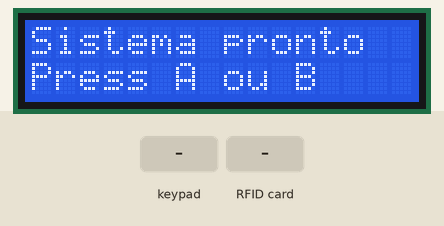
This sketch was run on a simulated ESP32. Shown: 16×2 character LCD. The test bench sets the inputs (shaded band). WiFi joins after 1.5 s; servers stay silent unless stated; uploads are accepted with an empty reply; what the sketch prints to the serial monitor is not drawn.

Above: at 2.8 s.
2.9 s: keypad keys 1 2 3 4 5 6 7 8 pressed 0.4 s apart
At 6.5 s:
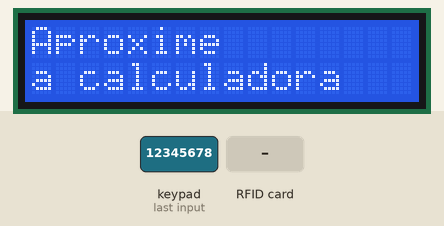
7.6 s: RFID card 12 34 56 78 held to the reader
At 8.6 s:
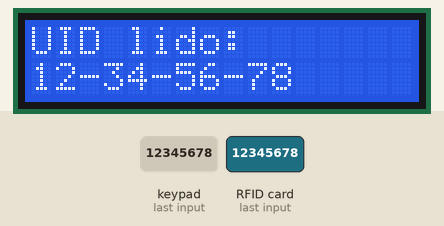
10.6 s: key 'A' pressed
At 10.9 s:
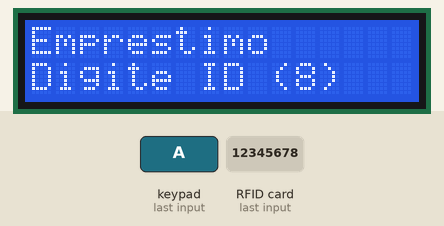
12.1 s: key 'B' pressed
At 13.3 s:
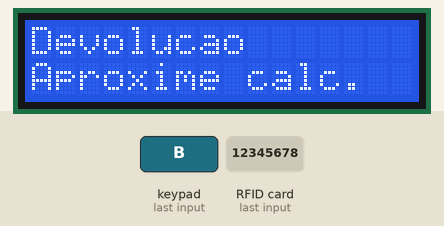
13.6 s: RFID card 5E 7A 19 C4 held to the reader
At 14.7 s:
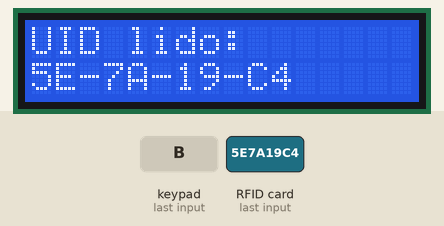
16.6 s: keypad keys 1 3 9 7 2 2 2 2 pressed 0.4 s apart
At 17.21 s:
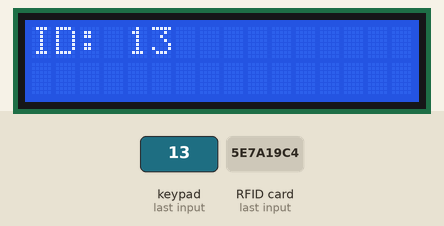
Timing chart, 0 to 19.6 s (numbered marks = the images above; inputs shaded):
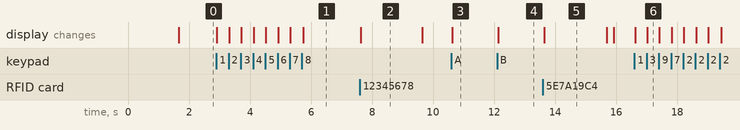

The sketch:

CodigoESP32Errado.ino
```cpp
#include <WiFi.h>
#include <HTTPClient.h>
#include <Keypad.h>
#include <SPI.h>
#include <MFRC522.h>
#include <Wire.h>
#include <LiquidCrystal_I2C.h>

// LCD I2C
LiquidCrystal_I2C lcd(0x27, 16, 2);

// RFID
#define SS_PIN 15
#define RST_PIN 2
MFRC522 rfid(SS_PIN, RST_PIN);

// Wi-Fi
const char* ssid = "ABCDEF";
const char* password = "12345678";

// Google Apps Script
const String scriptID = "AKfycbw6yPzpHzBGF79_2UzTs-7BHshAJwY94ejbvaRMp_kfpaJr7agKWIdLdwdd9mxnMLk";

String lastUid = "";

// Keypad
const byte ROWS = 4;
const byte COLS = 4;
char keys[ROWS][COLS] = {
  {'1','2','3','A'},
  {'4','5','6','B'},
  {'7','8','9','C'},
  {'*','0','#','D'}
};
byte rowPins[ROWS] = {13, 12, 14, 27};
byte colPins[COLS] = {26, 25, 33, 32};
Keypad keypad = Keypad(makeKeymap(keys), rowPins, colPins, ROWS, COLS);

// Estado
String pessoaID = "";
bool esperandoCartao = false;
bool modoDevolucao = false;

// Funções auxiliares
void mostrarMensagem(String linha1, String linha2 = "") {
  lcd.clear();
  lcd.setCursor(0, 0);
  lcd.print(linha1.substring(0, 16));
  lcd.setCursor(0, 1);
  lcd.print(linha2.substring(0, 16));
}

String uidToString(byte *buffer, byte bufferSize) {
  String result = "";
  for (byte i = 0; i < bufferSize; i++) {
    if (i > 0) result += "-";
    if (buffer[i] < 0x10) result += "0";
    result += String(buffer[i], HEX);
  }
  result.toUpperCase();
  return result;
}

String getUserName(String uid) {
  if (uid == "04-28-6C-52-DA-61-80") return "23";
  else if (uid == "04-2C-6C-52-DA-61-80") return "26";
  else if (uid == "04-AF-68-52-DA-61-80") return "3";
  else if (uid == "04-B2-67-52-DA-61-80") return "20";
  else if (uid == "04-D2-66-52-DA-61-80") return "21";
  else return "";
}

void sendData(String nome, String valor, String uid) {
  if ((WiFi.status() == WL_CONNECTED)) {
    HTTPClient http;
    String url = "https://script.google.com/macros/s/" + scriptID + "/exec?nome=" + nome + "&valor=" + valor + "&uid=" + uid;
    Serial.println("Enviando dados: " + url);
    mostrarMensagem("Enviando dados", "...");

    http.begin(url);
    int httpCode = http.GET();
    String payload = http.getString();
    Serial.println("Resposta: " + payload);
    http.end();

    mostrarMensagem("Pronto", "Press A ou B");
  } else {
    Serial.println("Erro: WiFi não conectado");
    mostrarMensagem("WiFi nao", "conectado!");
  }
}

void setup() {
  Serial.begin(115200);
  SPI.begin();
  rfid.PCD_Init();

  lcd.init();
  lcd.backlight();
  lcd.clear();
  lcd.setCursor(0, 0);
  lcd.print("Conectando WiFi");

  WiFi.begin(ssid, password);
  while (WiFi.status() != WL_CONNECTED) {
    delay(500);
    Serial.print(".");
  }

  Serial.println("\nWi-Fi conectado.");
  Serial.print("IP: ");
  Serial.println(WiFi.localIP());

  mostrarMensagem("Sistema pronto", "Press A ou B");
}

void loop() {
  if (!esperandoCartao) {
    char key = keypad.getKey();
    if (key) {
      if (key == 'A') {
        pessoaID = "";
        modoDevolucao = false;
        Serial.println("Modo empréstimo. Digite o código da pessoa (8 dígitos):");
        mostrarMensagem("Emprestimo", "Digite ID (8)");
      } else if (key == 'B') {
        modoDevolucao = true;
        esperandoCartao = true;
        pessoaID = "-";
        Serial.println("Modo devolução. Aproxime a calculadora.");
        mostrarMensagem("Devolucao", "Aproxime calc.");
      } else if (!modoDevolucao && isDigit(key)) {
        if (pessoaID.length() < 8) {
          pessoaID += key;
          Serial.print(key);
          mostrarMensagem("ID: " + pessoaID, "");
        }
        if (pessoaID.length() == 8) {
          Serial.println("\nAproxime a calculadora (cartão RFID)...");
          esperandoCartao = true;
          mostrarMensagem("Aproxime", "a calculadora");
        }
      }
    }
} else {
  if (rfid.PICC_IsNewCardPresent() && rfid.PICC_ReadCardSerial()) {
    String uid = uidToString(rfid.uid.uidByte, rfid.uid.size);
    rfid.PICC_HaltA();
    rfid.PCD_StopCrypto1();

    Serial.println("UID lido: " + uid);
    mostrarMensagem("UID lido:", uid);
    delay(2000);  // Dá tempo para ver no display

    if (modoDevolucao) {
      Serial.println("Cartão de devolução detectado: " + uid);
      mostrarMensagem("Devolucao OK", "Enviando...");
      sendData("Calculadora-devolvida", "-", uid);
    } else if (pessoaID.length() == 8) {
      String numero = getUserName(uid);
      if (numero != "") {
        Serial.print("Cartão reconhecido: ");
        Serial.println(numero);
        mostrarMensagem("Cartao OK", "Enviando...");
        sendData("Calculadora-emprestada", pessoaID, numero);
      } else {
        Serial.print("Cartão não cadastrado: ");
        Serial.println(uid);
        mostrarMensagem("Cartao nao", "cadastrado");
      }
    }

    pessoaID = "";
    esperandoCartao = false;
    modoDevolucao = false;
    lastUid = uid;
  }
}
}
```

Measured:
- after the input at 2.9 s, the display: first changes at once (image 1 shows a later state)
- after the input at 7.6 s, the display: changes at once (image 2)
- after the input at 10.6 s, the display: changes at once (image 3)
- after the input at 12.1 s, the display: changes at once (image 4)
- after the input at 13.6 s, the display: changes at once (image 5)
- after the input at 16.6 s, the display: first changes at once (image 6 shows a later state)
- what the display in image 2 shows lasts 2.1 s, from 7.6 s to 9.7 s
